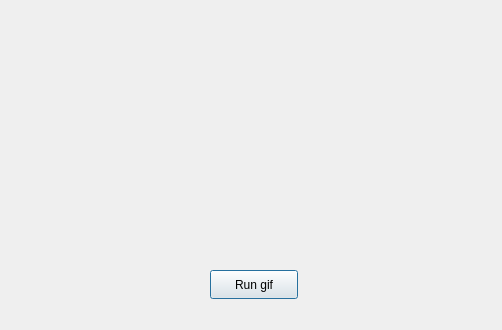
<?xml version="1.0" encoding="UTF-8"?>
<ui version="4.0">
 <class>Dialog</class>
 <widget class="QDialog" name="Dialog">
  <property name="geometry">
   <rect>
    <x>0</x>
    <y>0</y>
    <width>502</width>
    <height>330</height>
   </rect>
  </property>
  <property name="windowTitle">
   <string>Dialog</string>
  </property>
  <widget class="QPushButton" name="btn_run">
   <property name="geometry">
    <rect>
     <x>210</x>
     <y>270</y>
     <width>88</width>
     <height>29</height>
    </rect>
   </property>
   <property name="text">
    <string>Run gif</string>
   </property>
  </widget>
  <widget class="QLabel" name="label">
   <property name="geometry">
    <rect>
     <x>90</x>
     <y>20</y>
     <width>311</width>
     <height>201</height>
    </rect>
   </property>
   <property name="font">
    <font>
     <pointsize>12</pointsize>
    </font>
   </property>
   <property name="text">
    <string/>
   </property>
   <property name="alignment">
    <set>Qt::AlignCenter</set>
   </property>
  </widget>
 </widget>
 <resources/>
 <connections/>
</ui>
